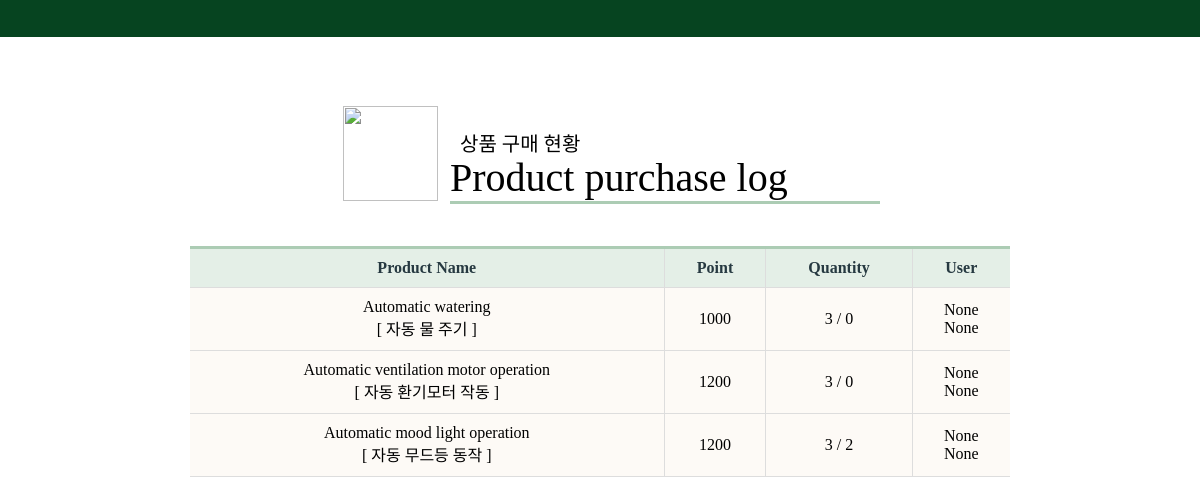
The app's page /check-purchase, older data.
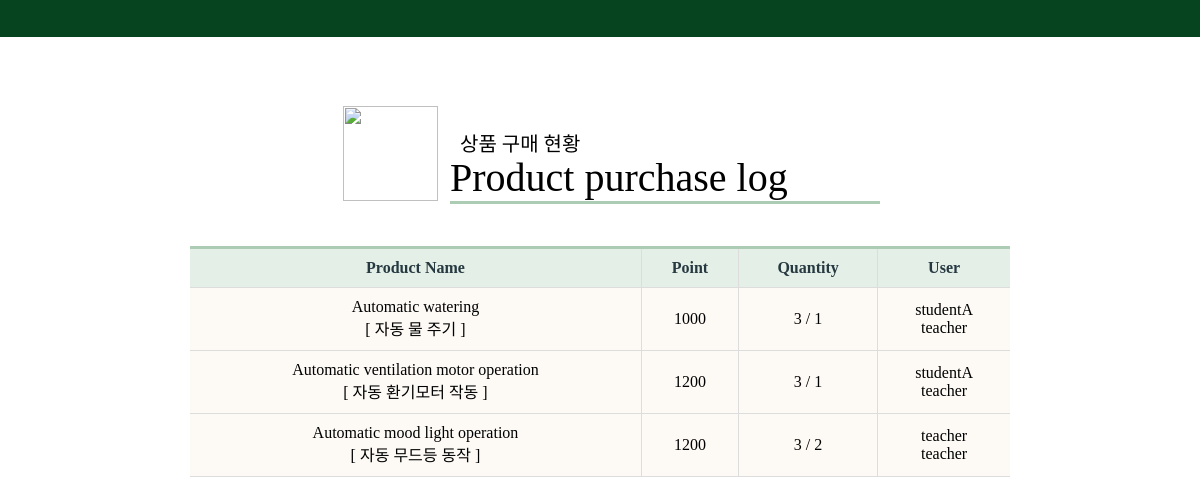
The same page, newer data.
### administrator/models.py (models this page shows, shortened)
class Item(models.Model):
    student = models.ForeignKey(Student, on_delete=models.CASCADE, null=True) #상품 소유자, 구매자
    name = models.CharField(max_length=20, null=False) #상품이름
    real_name =  models.CharField(max_length=100, null=False)
    price = models.IntegerField( null=False ) #필요포인트

class Student(models.Model):
    name = models.CharField(max_length=20, null=False)
    point =  models.IntegerField( null=True, blank=True)
    point_used = models.IntegerField(default=0, blank=True, null=True)

### administrator/views.py (the view)
# urls.py: path('check-purchase', views.CheckPurchaseView.as_view(), name='check_purchase'),
class CheckPurchaseView(ListView):
    template_name = 'administrator/purchase/check_view.html'
    model = Item
    def get(self, request, *args, **kwargs):
        self.object_list = self.get_queryset()
        context = self.get_context_data()
        for item in ['item1','item2','item3']:
            if Item.objects.filter(name = item):
                context[item] = Item.objects.filter(name= item)
                context['{}_price'.format(item)] = context[item][0].price
                context['{}_count'.format(item)] = context[item].filter(student__name ='teacher').count()
                print( context['{}_count'.format(item)])
            else:
                context[item] = Item.objects.filter(name='{}_save'.format(item))
                context['{}_price'.format(item)] = context[item][0].price
                context['{}_count'.format(item)] = 0
        return self.render_to_response(context)

### administrator/templates/administrator/purchase/check_view.html (shortened to what this page needs)
{% extends 'administrator/observation/student.html' %}
{% load static %}
{% block title %}
    <link rel="stylesheet" href="{% static 'All.css' %}" />
{% endblock title %}
{% block subject %}
<h3>상품 구매 현황</h3>
<h1>Product purchase log</h1>
{% endblock subject %}
{% block top %}
    <img id="topImg" src="{%static 'purchase/basket.png' %}"/>
{% endblock top %}
{% block table %}
    <th>Product Name</th>
    <th>Point</th>
    <th>Quantity</th>
    <th>User</th>
{% endblock table %}
{% block data %}
<tr>
    <td>Automatic watering<br>[ 자동 물 주기 ]</td>
    <td>{{item1_price}}</td>
    <td>3 / {{item1_count}}</td>
    <td>
        {% for object in item1 %}
        {% if not item1_count %}
            <li>None</li>
        {% else %}
            <li>{{ object.student.name }}</li>
        {% endif %}
        {% endfor %}
    </td>
</tr>
<tr>
    <td>Automatic ventilation motor operation<br>[ 자동 환기모터 작동 ]</td>
    <td>{{item2_price}}</td>
    <td>3 / {{item2_count}}</td>
    <td>
        {% for object in item2 %}
        {% if not item2_count %}
        <li>None</li>
        {% else %}
            <li>{{ object.student.name }}</li>
        {% endif %}
        {% endfor %}
    </td>
</tr>
<tr>
    <td>Automatic mood light operation<br>[ 자동 무드등 동작 ]</td>
    <td>{{item3_price}}</td>
    <td>3 / {{item3_count}}</td>
    <td>
        {% for object in item3 %}
        {% if not item2_count %}
        <li>None</li>
        {% else %}
            <li>{{ object.student.name }}</li>
        {% endif %}
        {% endfor %}
    </td>
</tr>
{% endblock data %}

Row changes from the older to the newer data that the page shows:
removed Item: shows "None", shown under "Product purchase log"
removed Item: shows "None", shown under "Product purchase log"
removed Item: shows "None"
removed Item: shows "None"
removed Item: shows "None"
removed Item: shows "None"
added Item: student.name "studentA", shown under "Product purchase log"
added Item: student.name "teacher", shown under "Product purchase log"
added Item: student.name "studentA"
added Item: student.name "teacher"
added Item: student.name "teacher"
added Item: student.name "teacher"
Text that changed along with them:
{{ item1_count }}: "0" → "1"
{{ item2_count }}: "0" → "1"
